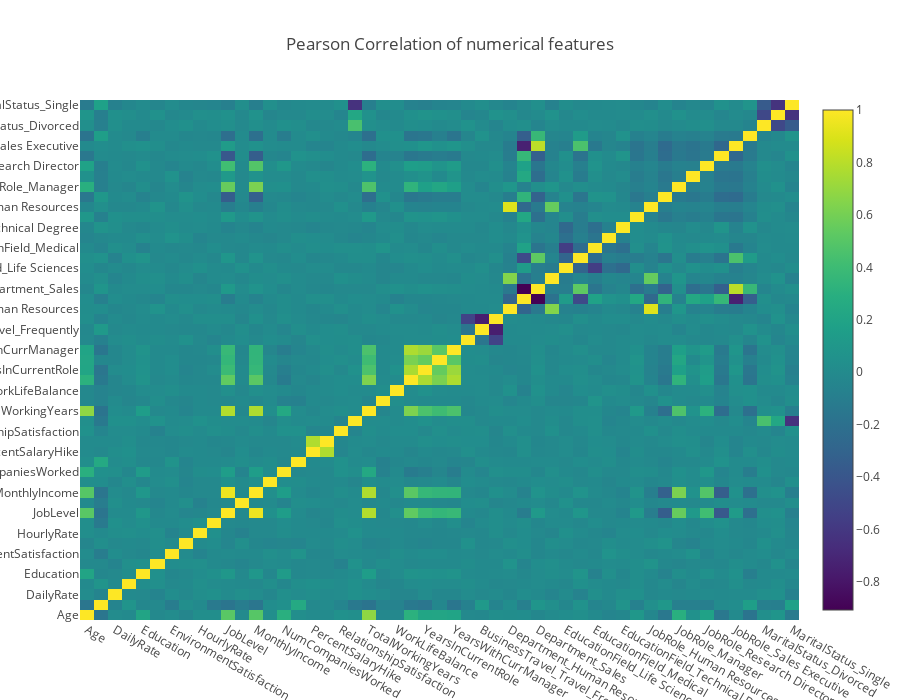

The code cell stored with this chart in its notebook:
### Markdown cell above
## Since the Department of Human Resources and Sales are highly correlated to Job Role and the Job Level are highly correletd to Monthly Income,  we would like to drop the 3 variables, Job Level , Department of Human Resources and Department of Sales to avoid duplicated information.

### Code cell
numerical1 =[u'Age', u'Attrition', u'DailyRate', u'DistanceFromHome', u'Education',
       u'EmployeeNumber', u'EnvironmentSatisfaction', u'Gender', u'HourlyRate',
       u'JobInvolvement', u'JobLevel', u'JobSatisfaction', u'MonthlyIncome',
       u'MonthlyRate', u'NumCompaniesWorked', u'OverTime',
       u'PercentSalaryHike', u'PerformanceRating', u'RelationshipSatisfaction',
       u'StockOptionLevel', u'TotalWorkingYears', u'TrainingTimesLastYear',
       u'WorkLifeBalance', u'YearsAtCompany', u'YearsInCurrentRole',
       u'YearsSinceLastPromotion', u'YearsWithCurrManager',
       u'BusinessTravel_Non-Travel', u'BusinessTravel_Travel_Frequently',
       u'BusinessTravel_Travel_Rarely', u'Department_Human Resources',
       u'Department_Research & Development', u'Department_Sales',
       u'EducationField_Human Resources', u'EducationField_Life Sciences',
       u'EducationField_Marketing', u'EducationField_Medical',
       u'EducationField_Other', u'EducationField_Technical Degree',
       u'JobRole_Healthcare Representative', u'JobRole_Human Resources',
       u'JobRole_Laboratory Technician', u'JobRole_Manager',
       u'JobRole_Manufacturing Director', u'JobRole_Research Director',
       u'JobRole_Research Scientist', u'JobRole_Sales Executive',
       u'JobRole_Sales Representative', u'MaritalStatus_Divorced',
       u'MaritalStatus_Married', u'MaritalStatus_Single']
data = [go.Heatmap(
        z= df[numerical].astype(float).corr().values, # Generating the Pearson correlation
        x=df[numerical].columns.values,
        y=df[numerical].columns.values,
        colorscale='Viridis',
        reversescale = False,
        text = True ,)]

layout = go.Layout(
    title='Pearson Correlation of numerical features',
    xaxis = dict(ticks='', nticks=36),
    yaxis = dict(ticks='' ),
    width = 900, height = 700,)

fig = go.Figure(data=data, layout=layout)
py.iplot(fig, filename='labelled-heatmap')

### Figure 1 — Plotly figure (JSON) as saved in the notebook; plotly's stock layout.template omitted (floating-point values rounded to 4 significant figures; data arrays with more than 128 entries replaced by an {"elided": "..."} marker saying what was removed)
{"data": [{"colorscale": "Viridis", "reversescale": false, "text": true, "type": "heatmap", "x": ["Age", "Attrition", "DailyRate", "DistanceFromHome", "Education", "EmployeeNumber", "EnvironmentSatisfaction", "Gender", "HourlyRate", "JobInvolvement", "JobLevel", "JobSatisfaction", "MonthlyIncome", "MonthlyRate", "NumCompaniesWorked", "OverTime", "PercentSalaryHike", "PerformanceRating", "RelationshipSatisfaction", "StockOptionLevel", "TotalWorkingYears", "TrainingTimesLastYear", "WorkLifeBalance", "YearsAtCompany", "YearsInCurrentRole", "YearsSinceLastPromotion", "YearsWithCurrManager", "BusinessTravel_Non-Travel", "BusinessTravel_Travel_Frequently", "BusinessTravel_Travel_Rarely", "Department_Human Resources", "Department_Research & Development", "Department_Sales", "EducationField_Human Resources", "EducationField_Life Sciences", "EducationField_Marketing", "EducationField_Medical", "EducationField_Other", "EducationField_Technical Degree", "JobRole_Healthcare Representative", "JobRole_Human Resources", "JobRole_Laboratory Technician", "JobRole_Manager", "JobRole_Manufacturing Director", "JobRole_Research Director", "JobRole_Research Scientist", "JobRole_Sales Executive", "JobRole_Sales Representative", "MaritalStatus_Divorced", "MaritalStatus_Married", "MaritalStatus_Single"], "y": ["Age", "Attrition", "DailyRate", "DistanceFromHome", "Education", "EmployeeNumber", "EnvironmentSatisfaction", "Gender", "HourlyRate", "JobInvolvement", "JobLevel", "JobSatisfaction", "MonthlyIncome", "MonthlyRate", "NumCompaniesWorked", "OverTime", "PercentSalaryHike", "PerformanceRating", "RelationshipSatisfaction", "StockOptionLevel", "TotalWorkingYears", "TrainingTimesLastYear", "WorkLifeBalance", "YearsAtCompany", "YearsInCurrentRole", "YearsSinceLastPromotion", "YearsWithCurrManager", "BusinessTravel_Non-Travel", "BusinessTravel_Travel_Frequently", "BusinessTravel_Travel_Rarely", "Department_Human Resources", "Department_Research & Development", "Department_Sales", "EducationField_Human Resources", "EducationField_Life Sciences", "EducationField_Marketing", "EducationField_Medical", "EducationField_Other", "EducationField_Technical Degree", "JobRole_Healthcare Representative", "JobRole_Human Resources", "JobRole_Laboratory Technician", "JobRole_Manager", "JobRole_Manufacturing Director", "JobRole_Research Director", "JobRole_Research Scientist", "JobRole_Sales Executive", "JobRole_Sales Representative", "MaritalStatus_Divorced", "MaritalStatus_Married", "MaritalStatus_Single"], "z": {"elided": "51x51 float values"}}], "layout": {"height": 700, "title": "Pearson Correlation of numerical features", "width": 900, "xaxis": {"nticks": 36, "ticks": ""}, "yaxis": {"ticks": ""}}}
